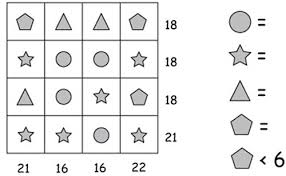
#> input picture src/simu_visual/images/images_2.jpg, 286 x 176 px
$ python realtime.py
#> lines starting #> are read from the running program, lines starting #| are printed output that depends on the picture; after the words box and inside, x2 and y2 are one past the last pixel; in counts of white or black regions, pixels touching at a corner belong together
#!/usr/bin/env python\
import cv2
import numpy as np

m = 1.0
k1 = 0.0
k2 = 0.0

# Khung hinh doc ve (a, b) pixel ==> 1 (pixel) se tuong duong voi m (mm)
# Gia su vi tri doc ve tu camera la A(x, y) se tuong duong voi A(x.m, y.m) (mm)
# Diem O1 tam cua camera doi voi he truc toa do O2 co vi tri O1(k1,k2)
# Vi tri diem A can tim se la A(x.m - k1, y.m - k2)

def add_pos(a,b,c,d,arr):
    arr0 = []
    arr0.append(float(a+c//2)*m-k1)
    arr0.append(float(b+d//2)*m-k2)
    arr0.append(float(-400))
    if len(arr) == 0:
        arr.append(arr0)
    # if arr0 not in arr:
    #     arr.append(arr0)

def node():
   #######  callback_linear_speed_xyz(data)  #######
   global call_xo
   global call_yo
   global call_zo

   path = '../images/images_2.jpg'

   img = cv2.imread(path)
#> img is the input picture: shape (176, 286, 3); mean B, G, R 236.6, 236.6, 236.6
   imgContour = img.copy()
   imgGray = cv2.cvtColor(img,cv2.COLOR_BGR2GRAY)
   imgBlur = cv2.GaussianBlur(imgGray,(7,7),1)
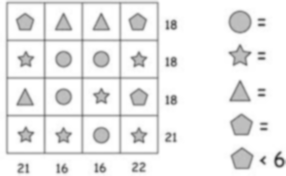
#> imgBlur: shape (176, 286); min 51, max 255, mean 236.6
   imgCanny = cv2.Canny(imgBlur,50,50)
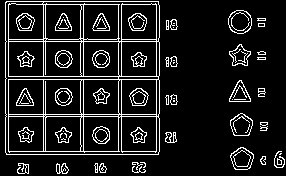
#> imgCanny: shape (176, 286); 11.5% white in thin lines or dots

   triangle = []
   square = []
   rectang = []
   circles = []

   contours, hierarchy = cv2.findContours(imgCanny, cv2.RETR_EXTERNAL, cv2.CHAIN_APPROX_NONE)[-2:]
#> contours = 31 contours, 16 with area under 20; largest, box (x1, y1, x2, y2) and area: (5, 1, 160, 155) 23538, (228, 10, 252, 34) 434, (230, 147, 254, 170) 382, (230, 113, 253, 136) 376, (229, 80, 251, 102) 270

   for cnt in contours:
      area = cv2.contourArea(cnt)
      if area>400:
         cv2.drawContours(imgContour, cnt, -1, (255, 0, 0), 3)
         peri = cv2.arcLength(cnt,True)
         approx = cv2.approxPolyDP(cnt,0.02*peri,True)
         objCor = len(approx)
         x, y, w, h = cv2.boundingRect(approx)

         if objCor == 3:
            objectType ="Triangle"
            add_pos(x,y,w,h,triangle)
            print("this is a triangle")

         elif objCor == 4:
            aspRatio = w/float(h)
            if aspRatio >0.98 and aspRatio <1.03:
               objectType= "Square"
               add_pos(x,y,w,h,square)
               print("this is a square")

            else:
               objectType="Rectangle"
               add_pos(x,y,w,h,rectang)
               print("this is a Rectangle")

         elif objCor>4:
            objectType= "Circles"
            add_pos(x,y,w,h,circles)
            print("this is a Circles")

         else:
            objectType="None"
               # a = float(x+w//2)
               # b = float(y+h//2)
               # print("Center :[",a,",",b,"]")

         cv2.circle(imgContour,(x+w//2,y+h//2),5,(50,255,120),cv2.FILLED)
         cv2.circle(imgContour,(10,10),5,(55,255,120),cv2.FILLED)
         cv2.rectangle(imgContour,(x,y),(x+w,y+h),(0,255,0),2)

         cv2.putText(imgContour,objectType,(x+(w//2)-10,y+(h//2)-10), cv2.FONT_HERSHEY_COMPLEX,0.7, (0,0,0),2)
#> this loop made 31 passes
#> (area, peri, approx, objCor, x, y, w, h) on pass 31: (23538, 617.5, [[6, 1], [6, 154], [158, 154], [158, 1]], 4, 6, 1, 153, 154)
#> (area, peri, objCor, x, y, w, h, objectType) on pass 30: (434, 77.94, 8, 228, 10, 24, 24, 'Circles')
#| this is a Circles
#| this is a square
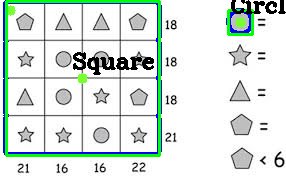
#> imgContour: shape (176, 286, 3); 9.22% of pixels changed, all inside (x1, y1, x2, y2) = (3, 0, 286, 157)


   print(triangle)
   print(square)
   print(rectang)
   print(circles)

   cv2.imshow("window_name", imgContour)
   cv2.waitKey(0)
   cv2.destroyAllWindows()

   return

if __name__ == "__main__":
   node()
